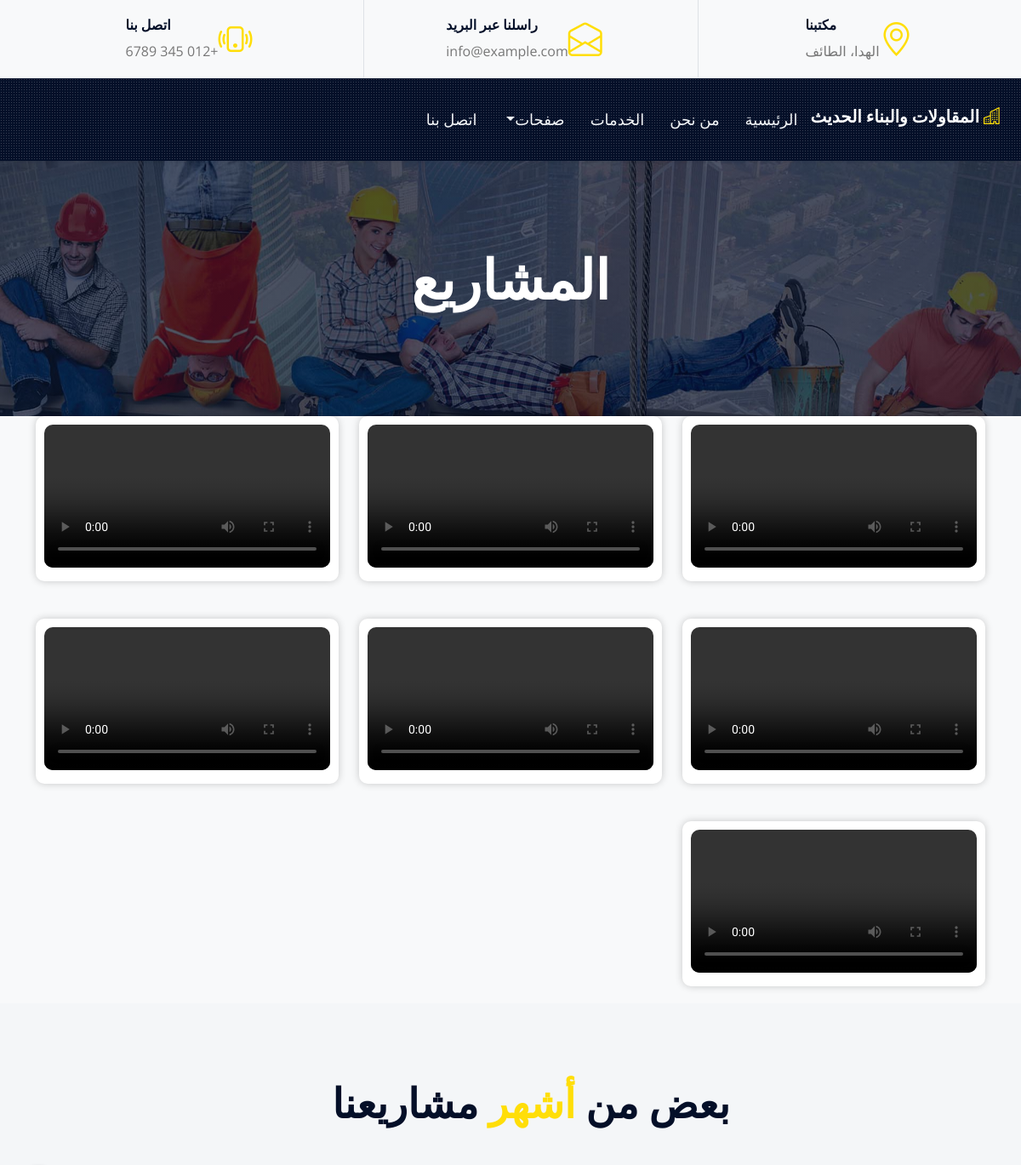
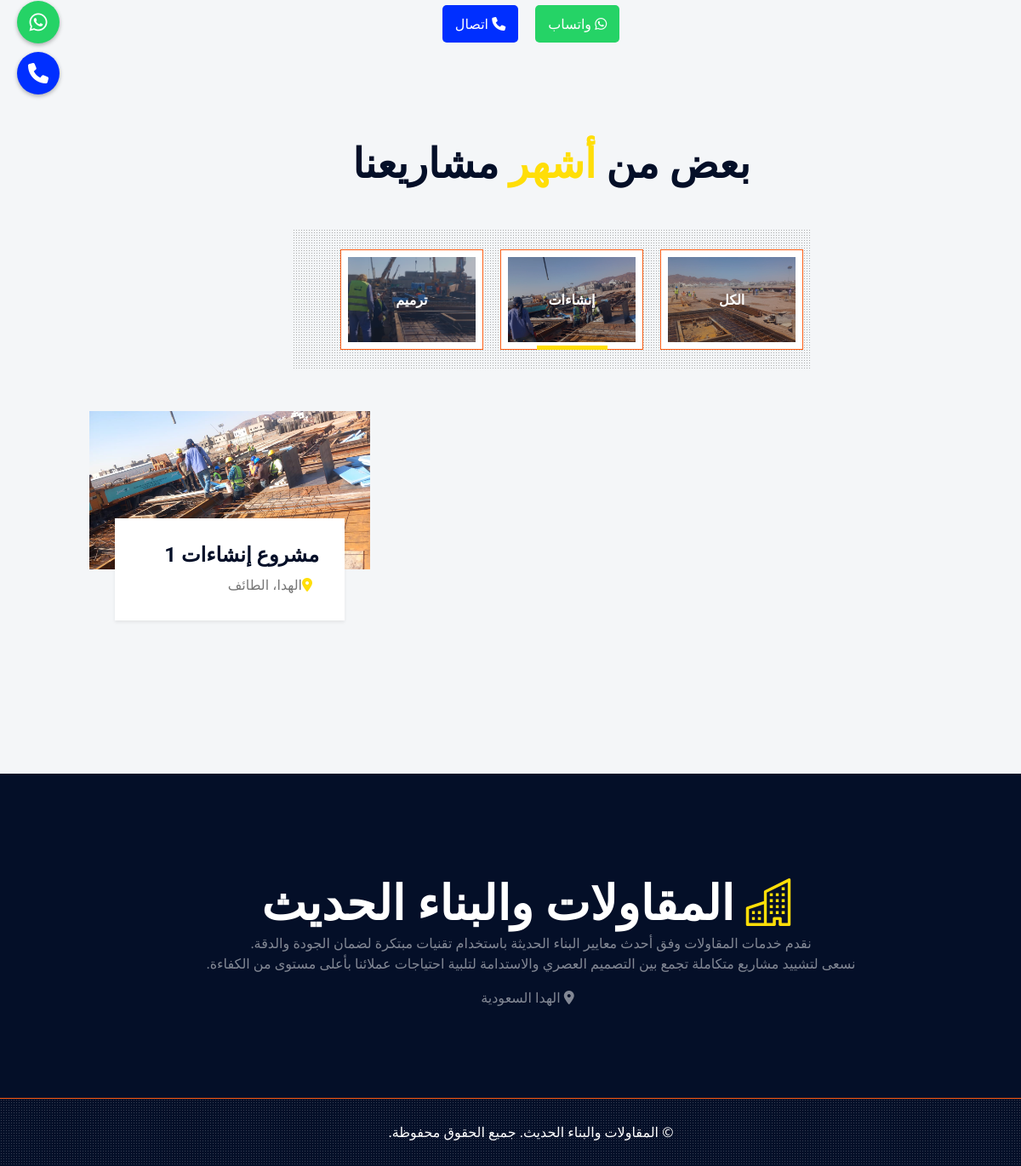
Page /project.php?filter=first on the committed database (2 pictures, top to bottom).
### tables this page shows
CREATE TABLE `settings` (
  `id` int(11) NOT NULL,
  `site_title` varchar(255) NOT NULL,
  `description` text NOT NULL,
  `address` varchar(255) NOT NULL,
  `phone` varchar(50) NOT NULL,
  `whatsapp` varchar(50) NOT NULL,
  `copyright` text DEFAULT NULL,
  `favicon` varchar(255) DEFAULT NULL
);

CREATE TABLE `categories` (
  `id` int(11) NOT NULL,
  `name` varchar(100) NOT NULL,
  `class_name` varchar(50) NOT NULL,
  `image` varchar(255) NOT NULL
);

CREATE TABLE `projects` (
  `id` int(11) NOT NULL,
  `category_id` int(11) NOT NULL,
  `name` varchar(255) NOT NULL,
  `address` varchar(255) NOT NULL,
  `features` text NOT NULL,
  `description` text NOT NULL
);

CREATE TABLE `project_images` (
  `id` int(11) NOT NULL,
  `project_id` int(11) NOT NULL,
  `image_path` varchar(255) NOT NULL
);

### project.php (the view, shortened to what this page needs)
<?php
include("config.php");
?>
    <?php include("include/header.php");?>
    <div class="container-fluid page-header">
        <h1 class="display-3 text-uppercase text-white mb-3">المشاريع</h1>
    </div>
<div class="container">
    <div class="row g-4">
        <div class="col-xl-4 col-lg-4 col-md-6 col-sm-12">
            <div class="video-container">
                <video controls>
                    <source src="1.mp4" type="video/mp4">
                </video>
            </div>
        </div>
        <div class="col-xl-4 col-lg-4 col-md-6 col-sm-12">
            <div class="video-container">
                <video controls>
                    <source src="2.mp4" type="video/mp4">
                </video>
            </div>
        </div>
        <div class="col-xl-4 col-lg-4 col-md-6 col-sm-12">
            <div class="video-container">
                <video controls>
                    <source src="3.mp4" type="video/mp4">
                </video>
            </div>
        </div>
        <div class="col-xl-4 col-lg-4 col-md-6 col-sm-12">
            <div class="video-container">
                <video controls>
                    <source src="4.mp4" type="video/mp4">
                </video>
            </div>
        </div>
        <div class="col-xl-4 col-lg-4 col-md-6 col-sm-12">
            <div class="video-container">
                <video controls>
                    <source src="5.mp4" type="video/mp4">
                </video>
            </div>
        </div>
            <div class="col-xl-4 col-lg-4 col-md-6 col-sm-12">
            <div class="video-container">
                <video controls>
                    <source src="6.mp4" type="video/mp4">
                </video>
            </div>
        </div>
            <div class="col-xl-4 col-lg-4 col-md-6 col-sm-12">
            <div class="video-container">
                <video controls>
                    <source src="7.mp4" type="video/mp4">
                </video>
            </div>
        </div>
    </div>
</div>
<div class="container-fluid bg-light py-6 ps-5 pe-0">
    <div class="text-center mx-auto mb-5" style="max-width: 600px;">
        <h1 class="display-5 text-uppercase mb-4">بعض من <span class="text-primary">أشهر</span> مشاريعنا</h1>
    </div>
    <div class="container">
        <div class="contact-buttons">
            <a href="https://wa.me/+967773748697" target="_blank" title="واتساب" class="btn-custom btn-whatsapp">
                <i class="fab fa-whatsapp"></i> واتساب
            </a>
            <a href="tel:+967773748697" class="btn-custom btn-call" title="اتصال">
                <i class="fas fa-phone"></i> اتصال
            </a>
        </div>
    </div>
    <br>
<?php
        $categories_result = mysqli_query($con, "SELECT * FROM categories ORDER BY id");
        $filter = $_GET['filter'] ?? '*';
        if ($filter == '*' || empty($filter)) {
            $projects_result = mysqli_query($con, "SELECT p.*, c.class_name FROM projects p JOIN categories c ON p.category_id = c.id ORDER BY p.id DESC");
        } else {
            $filter_escaped = mysqli_real_escape_string($con, $filter);
            $cat_res = mysqli_query($con, "SELECT id FROM categories WHERE class_name = '$filter_escaped'");
            $cat = mysqli_fetch_assoc($cat_res);
            $cat_id = $cat ? $cat['id'] : 0;
            $projects_result = mysqli_query($con, "SELECT p.*, c.class_name FROM projects p JOIN categories c ON p.category_id = c.id WHERE p.category_id = $cat_id ORDER BY p.id DESC");
        }
?>
        <div class="container-fluid bg-light py-6 ps-5 pe-0">
            <div class="text-center mx-auto mb-5" style="max-width: 600px;">
                <h1 class="display-5 text-uppercase mb-4">بعض من <span class="text-primary">أشهر</span> مشاريعنا</h1>
            </div>
            <div class="row gx-5">
                <div class="col-12 text-center">
                    <div class="d-inline-block bg-dark-radial text-center pt-4 ps-5 pe-0 mb-5">
                        <ul class="list-inline mb-0" id="portfolio-flters">
                            <?php while($cat = mysqli_fetch_assoc($categories_result)): ?>
                                <li class="btn btn-outline-primary bg-white p-2 mx-2 mb-4 <?php echo ($filter == $cat['class_name'] || ($filter == '*' && $cat['class_name']=='*')) ? 'active' : '' ?>"
                                    data-filter="<?php echo $cat['class_name']; ?>">
                                    <a href="?filter=<?php echo $cat['class_name']; ?>" style="text-decoration:none; color:inherit;">
                                       <img src="admin/uploads/<?php echo htmlspecialchars($cat['image']); ?>" style="width: 150px; height: 100px; object-fit: cover;" alt="صورة القسم">
                                        <div class="position-absolute top-0 start-0 end-0 bottom-0 m-2 d-flex align-items-center justify-content-center" style="background: rgba(4, 15, 40, .3);">
                                            <h6 class="text-white text-uppercase m-0"><?php echo htmlspecialchars($cat['name']); ?></h6>
                                        </div>
                                    </a>
                                </li>
                            <?php endwhile; ?>
                        </ul>
                    </div>
                </div>
            </div>
            <div class="row g-5 portfolio-container">
                <?php while($project = mysqli_fetch_assoc($projects_result)): ?>
                    <?php
                        $proj_id = $project['id'];
                        $img_res = mysqli_query($con, "SELECT image_path FROM project_images WHERE project_id = $proj_id LIMIT 1");
                        $img = mysqli_fetch_assoc($img_res);
                        $img_src = $img ? $img['image_path'] : 'img/default.jpg';
                    ?>
                    <div class="col-xl-4 col-lg-6 col-md-6 portfolio-item <?php echo htmlspecialchars($project['class_name']); ?>">
                        <div class="position-relative portfolio-box">
                            <img class="img-fluid w-100" src="<?php echo htmlspecialchars($img_src); ?>" alt="<?php echo htmlspecialchars($project['name']); ?>">
                            <a class="portfolio-title shadow-sm" href="project_details.php?id=<?php echo $proj_id; ?>">
                                <p class="h4 text-uppercase"><?php echo htmlspecialchars($project['name']); ?></p>
                                <span class="text-body"><i class="fa fa-map-marker-alt text-primary me-2"></i><?php echo htmlspecialchars($project['address']); ?></span>
                            </a>
                        </div>
                    </div>
                <?php endwhile; ?>
            </div>
        </div>
</div>
<?php include("include/footer.php");?>

### include/header.php (shortened to what this page needs)
<?php
include("config.php");
$query = mysqli_query($con, "SELECT * FROM settings LIMIT 1");
$settings = mysqli_fetch_assoc($query);
?>
<!DOCTYPE html>
<html lang="ar" dir="rtl">
<head>
    <link href="https://cdnjs.cloudflare.com/ajax/libs/font-awesome/5.15.0/css/all.min.css" rel="stylesheet">
    <link href="https://cdn.jsdelivr.net/npm/bootstrap-icons@1.4.1/font/bootstrap-icons.css" rel="stylesheet">
    <link href="lib/owlcarousel/assets/owl.carousel.min.css" rel="stylesheet">
    <link href="lib/tempusdominus/css/tempusdominus-bootstrap-4.min.css" rel="stylesheet" />
    <link href="lib/lightbox/css/lightbox.min.css" rel="stylesheet">
    <link href="css/bootstrap.min.css" rel="stylesheet">
    <link href="css/style.css" rel="stylesheet">
  <link rel="stylesheet" href="https://cdnjs.cloudflare.com/ajax/libs/font-awesome/6.4.0/css/all.min.css">
</head>
<body>
<div class="fixed-icons">
  <a href="https://wa.me/<?php echo $settings['whatsapp']; ?>" target="_blank" title="واتساب">
    <i class="fab fa-whatsapp"></i>
  </a>
  <a href="tel:<?php echo $settings['phone']; ?>" class="phone" style="background-color:#002fff" title="اتصال">
    <i class="fas fa-phone"></i>
  </a>
</div>
    <div class="container-fluid ps-5 pe-0 d-none d-lg-block">
        <div class="row gx-5">
            <div class="col-lg-4 text-center py-3">
                <div class="d-inline-flex align-items-center">
                    <i class="bi bi-geo-alt fs-1 text-primary me-3"></i>
                    <div class="text-start">
                        <h6 class="text-uppercase fw-bold">مكتبنا</h6>
                        <span>الهدا، الطائف</span>
                    </div>
                </div>
            </div>
            <div class="col-lg-4 text-center border-start border-end py-3">
                <div class="d-inline-flex align-items-center">
                    <i class="bi bi-envelope-open fs-1 text-primary me-3"></i>
                    <div class="text-start">
                        <h6 class="text-uppercase fw-bold">راسلنا عبر البريد</h6>
                        <span>info@example.com</span>
                    </div>
                </div>
            </div>
            <div class="col-lg-4 text-center py-3">
                <div class="d-inline-flex align-items-center">
                    <i class="bi bi-phone-vibrate fs-1 text-primary me-3"></i>
                    <div class="text-start">
                        <h6 class="text-uppercase fw-bold">اتصل بنا</h6>
                        <span>+012 345 6789</span>
                    </div>
                </div>
            </div>
        </div>
    </div>
<div class="container-fluid sticky-top bg-dark bg-light-radial shadow-sm ps-5 pe-0 pe-lg-0">
    <nav class="navbar navbar-expand-lg bg-dark bg-light-radial navbar-dark py-3 py-lg-0">
        <a href="index.php" class="navbar-brand">
            <h5 class=" text-white">
                <i class="bi bi-building text-primary me-2"></i>
                 <?php echo $settings['site_title']; ?></h5>
        </a>
        <div class="collapse navbar-collapse" id="navbarCollapse">
            <div class="navbar-nav ms-auto py-0">
                <a href="index.php" class="nav-item nav-link <?php echo basename($_SERVER['PHP_SELF']) == 'index.php' ? 'active' : ''?>">الرئيسية</a>
                <a href="about.php" class="nav-item nav-link <?php echo basename($_SERVER['PHP_SELF']) == 'about.php' ? 'active' : ''?>">من نحن</a>
                <a href="service.php" class="nav-item nav-link <?php echo basename($_SERVER['PHP_SELF']) == 'service.php' ? 'active' : ''?>">الخدمات</a>
                <div class="nav-item dropdown">
                    <a href="#" class="nav-link dropdown-toggle" data-bs-toggle="dropdown">صفحات</a>
                </div>
                <a href="contact.php" class="nav-item nav-link <?php echo basename($_SERVER['PHP_SELF']) == 'contact.php' ? 'active' : ''?>">اتصل بنا</a>
            </div>
        </div>
    </nav>
</div>

### include/footer.php (shortened to what this page needs)
<?php
$query = mysqli_query($con, "SELECT * FROM settings LIMIT 1");
$settings = mysqli_fetch_assoc($query);
?>
<div class="footer container-fluid position-relative  bg-dark text-center text-white-50 py-6 ps-5 pe-0">
    <div class="row g-5">
        <div class="col-lg-12 pe-lg-6">
            <a href="index.html" class="navbar-brand">
                <h1 class="m-0 display-4 text-uppercase text-white">
                    <i class="bi bi-building text-primary me-2"></i> <?php echo $settings['site_title']; ?></h1>
            </a>
<p><?php echo nl2br($settings['description']); ?></p>
<p><i class="fa fa-map-marker-alt me-2"></i> <?php echo $settings['address']; ?></p>
        </div>
    </div>
</div>
    <div class="container-fluid bg-dark bg-light-radial text-center text-white border-top border-primary px-0 centered-container">
        <div class="d-flex flex-column flex-md-row justify-content-between">
            <div class="py-4 ps-5 pe-0 text-center text-md-start">
<p class="mb-0">
  <?php echo $settings['copyright']; ?>
</p>            </div>
        </div>
    </div>
</body>
</html>

### rows in the picture
settings: site_title "المقاولات والبناء الحديث", description "نقدم خدمات المقاولات وفق أحدث معايير البناء الحديثة باستخدام تقنيات مبتكرة لضمان الجودة والدقة. نسعى لتشييد مشاريع متكاملة تجمع بين التصميم العصري والاستدامة لتلبية احتياجات عملائنا بأعلى مستوى من الكفاءة.", address "الهدا السعودية", copyright "© المقاولات والبناء الحديث. جميع الحقوق محفوظة."
categories: image (picture), name "الكل"
categories: image (picture), name "إنشاءات"
categories: image (picture), name "ترميم"
projects: project_images.image_path (picture), name "مشروع إنشاءات 1", address "الهدا، الطائف"
